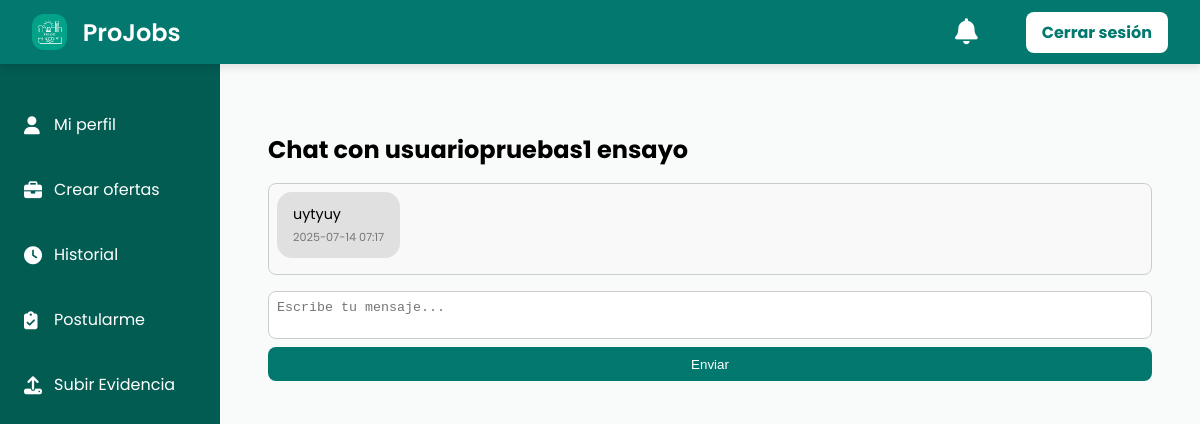
Page /chat/33/ (signed in) on the earlier database version.
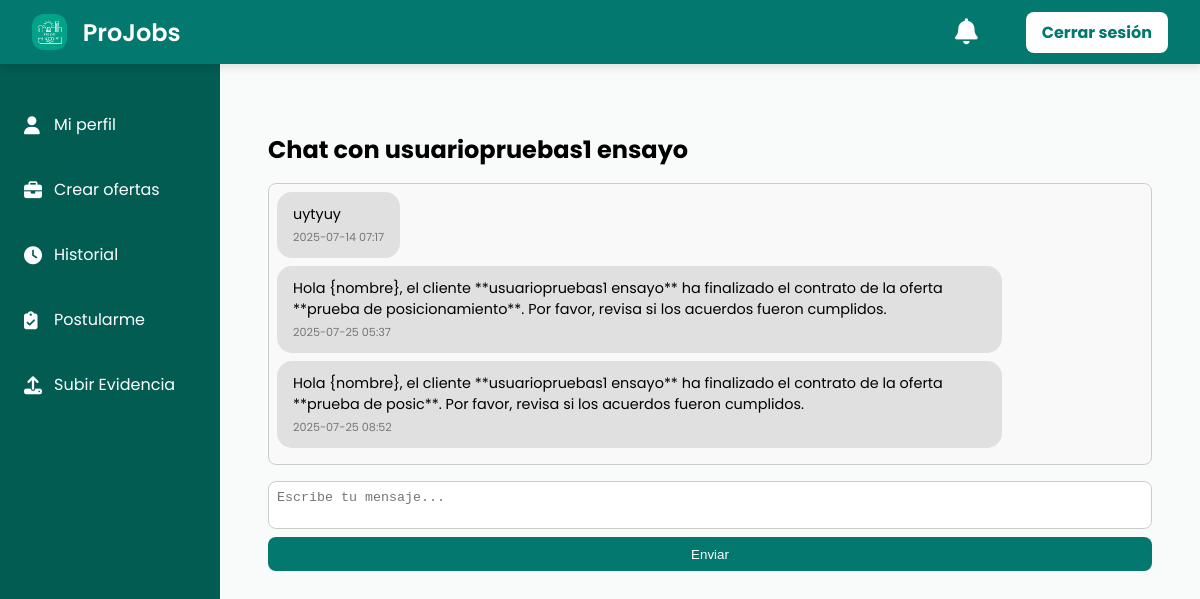
Same page on the later database version.
### projobs/models.py (models this page shows, shortened)
class Usuario(models.Model):
    nombre = models.CharField(max_length=100)
    apellido = models.CharField(max_length=100)
    correo = models.EmailField(unique=True)
    password = models.CharField(max_length=254)
    ROLES = (
        (1, "Admin"),
        (2, "Cliente"),
        (3, "Trabajador"),
    )
    rol = models.IntegerField(choices=ROLES, default=2)
    foto = models.ImageField(upload_to='fotos_perfil/', blank=True, null=True)
    token_recuperacion = models.CharField(max_length=255, null=True, blank=True)  # <-- NUEVO CAMPO

class Mensaje(models.Model):
    emisor = models.ForeignKey('Usuario', on_delete=models.CASCADE, related_name='mensajes_enviados')
    receptor = models.ForeignKey('Usuario', on_delete=models.CASCADE, related_name='mensajes_recibidos')
    contenido = models.TextField()
    fecha_envio = models.DateTimeField(auto_now_add=True)
    leido = models.BooleanField(default=False)

### projobs/views.py (the view)
# urls.py: path('chat/<int:id_usuario>/', views.chat_con_usuario, name='chat_con_usuario'),
@require_http_methods(["GET", "POST"])
def chat_con_usuario(request, id_usuario):
    usuario = get_object_or_404(Usuario, id=request.session.get('usuario_id'))
    receptor = get_object_or_404(Usuario, id=id_usuario)
    if request.method == "POST":
        contenido = request.POST.get("contenido", "").strip()
        if contenido:
            Mensaje.objects.create(emisor=usuario, receptor=receptor, contenido=contenido)
        return redirect('chat_con_usuario', id_usuario=id_usuario)
    mensajes = Mensaje.objects.filter(Q(emisor=usuario, receptor=receptor) | Q(emisor=receptor, receptor=usuario)).order_by('fecha_envio')
    Mensaje.objects.filter(emisor=receptor, receptor=usuario, leido=False).update(leido=True)
    return render(request, "chat/chat.html", {'usuario': usuario, 'receptor': receptor, 'mensajes': mensajes})

### projobs/templates/chat/chat.html (shortened to what this page needs)
{% extends 'baseperfil.html' %}
{% load static %}
{% block content %}
<div style="padding: 1rem; max-width: 100%; box-sizing: border-box;">
  <h2 style="margin-bottom: 1rem;">Chat con {{ receptor.nombre }} {{ receptor.apellido }}</h2>
  <div id="chat-container" style="
    max-height: 400px;
    overflow-y: auto;
    margin-bottom: 1rem;
    border: 1px solid #ccc;
    border-radius: 8px;
    padding: 0.5rem;
    background-color: #f9f9f9;
    width: 100%;
    box-sizing: border-box;">
    {% for msg in mensajes %}
      <div style="display: flex; justify-content: {% if msg.emisor.id == usuario.id %}flex-end{% else %}flex-start{% endif %}; margin-bottom: 0.5rem;">
        <div style="
          max-width: 80%;
          padding: 0.75rem 1rem;
          border-radius: 15px;
          background-color: {% if msg.emisor.id == usuario.id %}#02786e{% else %}#e0e0e0{% endif %};
          color: {% if msg.emisor.id == usuario.id %}white{% else %}black{% endif %};
          font-size: 0.9rem;
          word-wrap: break-word;
        ">
          {{ msg.contenido }}
          <div style="font-size: 0.7rem; color: {% if msg.emisor.id == usuario.id %}rgba(255,255,255,0.6){% else %}#777{% endif %}; margin-top: 0.25rem;">
            {{ msg.fecha_envio|date:"Y-m-d H:i" }}
          </div>
        </div>
      </div>
    {% empty %}
      <p>No hay mensajes todavía.</p>
    {% endfor %}
  </div>
  <form method="post" style="display: flex; flex-direction: column; gap: 0.5rem;">
    <textarea name="contenido" rows="2" required placeholder="Escribe tu mensaje..." style="flex: 1; padding: 0.5rem; border-radius: 8px; border: 1px solid #ccc; resize: none;"></textarea>
    <button type="submit" style="padding: 0.6rem; background-color: #02786e; color: white; border: none; border-radius: 8px; width: 100%;">Enviar</button>
  </form>
</div>
{% endblock %}

### projobs/templates/baseperfil.html (shortened to what this page needs)
{% load static %}
<!DOCTYPE html>
<html lang="es">
<head>
  <link rel="stylesheet" href="{% static 'css/dashboard.css' %}" />
  <link rel="stylesheet" href="{% static 'css/style_crear_oferta.css' %}" />
  <link rel="stylesheet" href="{% static 'css/style_editar_perfil.css' %}" />
  <link rel="stylesheet" href="{% static 'css/perfil_trabajador.css' %}" />
  <link rel="stylesheet" href="{% static 'css/subir_evidencia.css' %}" />
  <link rel="stylesheet" href="{% static 'css/style_postular_oferta.css' %}" />
  <link rel="stylesheet" href="https://cdnjs.cloudflare.com/ajax/libs/font-awesome/6.4.0/css/all.min.css" />
</head>
<body>
  <header class="topbar">
    <div class="logo">
      <img src="{% static 'img/logotipo.png' %}" alt="Logo" class="logo-img" />
      <span>ProJobs</span>
    </div>
    <div class="logout-container">
      <div class="notificacion-wrapper" onclick="toggleNotificaciones()" style="position: relative;">
        <i class="fa-solid fa-bell fa-lg"></i>
      </div>
      <a href="{% url 'cerrar_sesion' %}" class="logout-btn">Cerrar sesión</a>
    </div>
  </header>
  <nav class="sidebar" id="sidebar">
    {% if usuario.rol == 1 %}
      <a href="{% url 'admin_usuarios' %}" class="nav-item"><i class="fa-solid fa-users-cog"></i> Administrar usuarios</a>
      <a href="{% url 'admin_dashboard_graficos' %}" class="nav-item"><i class="fa-solid fa-chart-pie"></i> Dashboard gráficos</a>
      <a href="{% url 'admin_postulaciones' %}" class="nav-item"><i class="fa-solid fa-tasks"></i> Administrar postulaciones</a>
      <a href="{% url 'admin_ofertas' %}" class="nav-item"><i class="fa-solid fa-briefcase"></i> Administrar ofertas</a>
      <a href="{% url 'admin_calificaciones' %}" class="nav-item"><i class="fa-solid fa-star"></i> Administrar calificaciones</a>
      <a href="{% url 'admin_evidencias' %}" class="nav-item"><i class="fa-solid fa-folder-open"></i> Administrar evidencias</a>
      <a href="{% url 'admin_chats' %}" class="nav-item"><i class="fa-solid fa-comments"></i> Ver chats</a>
    {% else %}
      <a href="{% url 'perfilusuario' %}" class="nav-item"><i class="fa-solid fa-user"></i> Mi perfil</a>
      <a href="{% url 'crear_oferta' %}" class="nav-item"><i class="fa-solid fa-briefcase"></i> Crear ofertas</a>
      <a href="{% url 'historial_postulaciones' %}" class="nav-item"><i class="fa-solid fa-clock"></i> Historial</a>
      {% if usuario.rol == 3 %}
        <a href="{% url 'lista_ofertas' %}" class="nav-item"><i class="fa-solid fa-clipboard-check"></i> Postularme</a>
        <a href="{% url 'subir_evidencia' %}" class="nav-item"><i class="fa-solid fa-upload"></i> Subir Evidencia</a>
      {% endif %}
    {% endif %}
  </nav>
  <main class="main-content">
    {% block content %}
    {% endblock %}
  </main>
</body>
</html>

### projobs/static/css/dashboard.css (style rules this page uses)
body { margin: 0; font-family: 'Poppins', sans-serif; background-color: #eaf4f3; }
.topbar { height: 64px; background-color: #02786e; color: white; display: flex; justify-content: space-between; align-items: center; padding: 0 2rem; position: fixed; top: 0; left: 0; right: 0; z-index: 10; box-shadow: 0 4px 8px rgba(0,0,0,0.1); }
.logo { font-size: 1.5rem; font-weight: 600; display: flex; align-items: center; gap: 0.75rem; }
.logo-img { height: 36px; border-radius: 12px; margin-right: 0.25rem; }
.logout-btn { background-color: #fff; color: #02786e; padding: 0.5rem 1rem; border-radius: 8px; font-weight: bold; text-decoration: none; transition: 0.3s; }
.sidebar { width: 220px; background-color: #035c52; color: white; position: fixed; top: 64px; bottom: 0; left: 0; display: flex; flex-direction: column; padding-top: 2rem; gap: 0.5rem; }
.nav-item { padding: 1rem 1.5rem; text-decoration: none; color: white; display: flex; align-items: center; gap: 1rem; transition: background 0.3s; }
.main-content { margin-left: 220px; margin-top: 64px; padding: 2rem; min-height: calc(100vh - 64px); background-color: #f9fafa; }
.main-content > * { max-width: 1000px; margin: 0 auto; }
.logout-container { display: flex; align-items: center; gap: 1.5rem; position: relative; }
.notificacion-wrapper { position: relative; cursor: pointer; font-size: 1.3rem; }
.nav-item { display: flex; align-items: center; gap: 10px; }
.nav-item i { display: inline-block; font-size: 18px; width: 20px; color: white; }

### projobs/static/css/style_editar_perfil.css (style rules this page uses)
body { background: linear-gradient(to right, #f0fdf4, #e0f7f1); font-family: 'Poppins', sans-serif; }

Differences in the rows shown:
added Mensaje: contenido "Hola {nombre}, el cliente **usuariopruebas1 ensayo** ha finalizado el contrato de la oferta **prueba de posicionamiento**. Por favor, revisa si los acuerdos fueron cumplidos.", fecha_envio "2025-07-25 05:37"
added Mensaje: contenido "Hola {nombre}, el cliente **usuariopruebas1 ensayo** ha finalizado el contrato de la oferta **prueba de posic**. Por favor, revisa si los acuerdos fueron cumplidos.", fecha_envio "2025-07-25 08:52"
